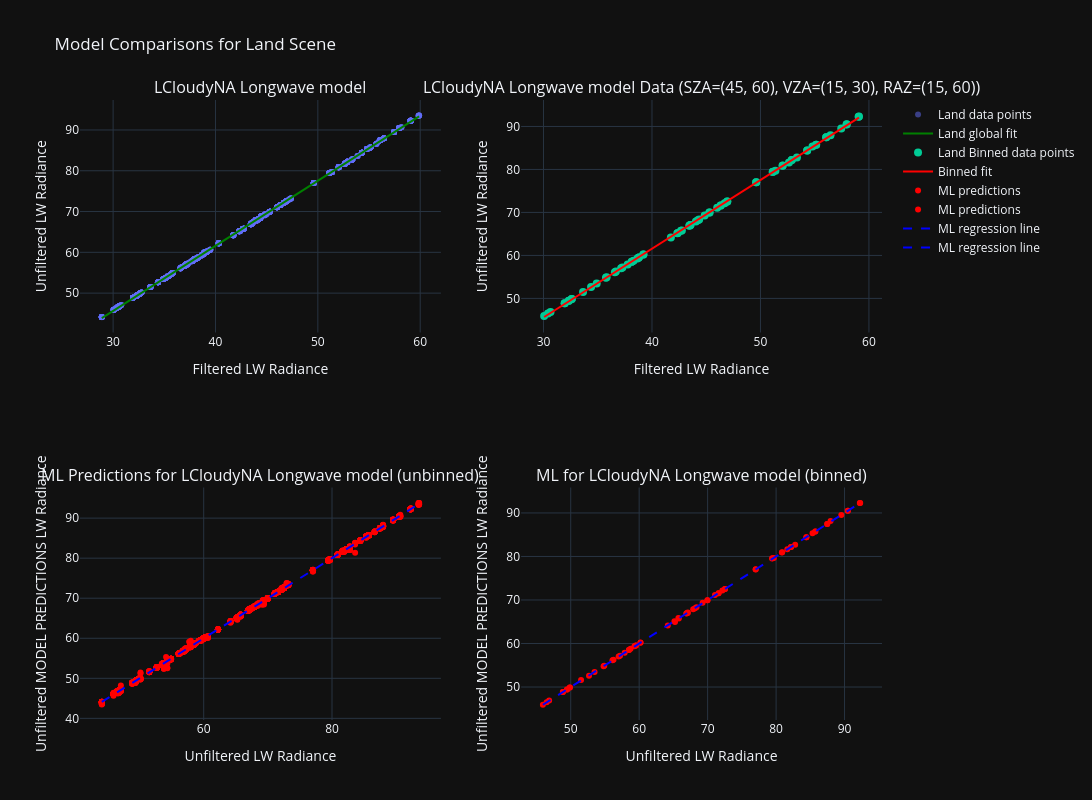

This figure's notebook cell:
### Code cell
compare_global_vs_bin_fit_interactive(
    land_cloudy,
    scene="Land",
    sza_range=(45,60),
    vza_range=(15,30),
    raz_range=(15,60),
    degree=1,
    ml_model=lw_bm_no_geos["Final_Model"],
    name="LCloudyNA Longwave model",
    ml_features=['Longwave Filtered Rads (Integrated)', 'M1', 'M2', 'M3', 'M4', 'I1', 'M5', 'DNB', 'M6', 'I2', 'M7', 'M8', 'M9', 'I3', 'M10', 'M11'],
    is_sw=False
)

### Figure 1 — Plotly figure (JSON) as saved in the notebook; plotly's stock layout.template omitted (floating-point values rounded to 4 significant figures; data arrays with more than 128 entries replaced by an {"elided": "..."} marker saying what was removed)
{"data": [{"hovertemplate": "Filtered: %{x:.2f}<br>Unfiltered: %{y:.2f}", "marker": {"opacity": 0.5, "size": 6}, "mode": "markers", "name": "Land data points", "x": {"elided": "2520 float values"}, "y": {"elided": "2520 float values"}, "type": "scatter", "xaxis": "x", "yaxis": "y"}, {"line": {"color": "green", "width": 2}, "mode": "lines", "name": "Land global fit", "x": {"elided": "2520 float values"}, "y": {"elided": "2520 float values"}, "type": "scatter", "xaxis": "x", "yaxis": "y"}, {"hovertemplate": "Filtered: %{x:.2f}<br>Unfiltered: %{y:.2f}", "marker": {"size": 8}, "mode": "markers", "name": "Land Binned data points", "x": [44.35, 39.21, 59.08, 55.14, 44.23, 39.21, 59.05, 55.14, 43.45, 38.66, 57.45, 53.36, 37.27, 32.6, 52.06, 46.94, 37.15, 32.6, 52.03, 46.94, 34.9, 30.64, 46.7, 44.05, 43.55, 38.79, 57.96, 54.31, 43.46, 38.79, 57.94, 54.31, 42.75, 38.3, 56.46, 52.63, 36.67, 32.34, 51.14, 46.34, 36.58, 32.34, 51.13, 46.34, 34.38, 30.41, 46.01, 43.54, 42.38, 38.14, 56.07, 52.89, 42.34, 38.13, 56.06, 52.89, 41.74, 37.76, 54.8, 51.38, 35.82, 31.95, 49.61, 45.3, 35.76, 31.95, 49.6, 45.3, 33.64, 30.06, 44.86, 42.67], "y": [68.37, 60.2, 92.29, 85.73, 68.16, 60.19, 92.23, 85.73, 66.89, 59.3, 89.53, 82.79, 57.2, 49.87, 80.89, 72.54, 57.0, 49.87, 80.85, 72.54, 53.48, 46.84, 72.16, 67.89, 67.09, 59.54, 90.5, 84.43, 66.94, 59.54, 90.47, 84.43, 65.79, 58.74, 87.96, 81.64, 56.25, 49.46, 79.45, 71.6, 56.1, 49.46, 79.42, 71.6, 52.67, 46.48, 71.08, 67.1, 65.24, 58.51, 87.48, 82.18, 65.16, 58.51, 87.47, 82.18, 64.18, 57.89, 85.32, 79.67, 54.9, 48.86, 77.03, 69.98, 54.8, 48.86, 77.01, 69.98, 51.51, 45.94, 69.27, 65.73], "type": "scatter", "xaxis": "x2", "yaxis": "y2"}, {"line": {"color": "red", "width": 2}, "mode": "lines", "name": "Binned fit", "x": [30.06, 30.41, 30.64, 31.95, 31.95, 32.34, 32.34, 32.6, 32.6, 33.64, 34.38, 34.9, 35.76, 35.82, 36.58, 36.67, 37.15, 37.27, 37.76, 38.13, 38.14, 38.3, 38.66, 38.79, 38.79, 39.21, 39.21, 41.74, 42.34, 42.38, 42.67, 42.75, 43.45, 43.46, 43.54, 43.55, 44.05, 44.23, 44.35, 44.86, 45.3, 45.3, 46.01, 46.34, 46.34, 46.7, 46.94, 46.94, 49.6, 49.61, 51.13, 51.14, 51.38, 52.03, 52.06, 52.63, 52.89, 52.89, 53.36, 54.31, 54.31, 54.8, 55.14, 55.14, 56.06, 56.07, 56.46, 57.45, 57.94, 57.96, 59.05, 59.08], "y": [45.67, 46.23, 46.6, 48.7, 48.7, 49.32, 49.32, 49.74, 49.74, 51.4, 52.58, 53.41, 54.78, 54.87, 56.1, 56.24, 57.01, 57.21, 57.98, 58.58, 58.58, 58.85, 59.42, 59.63, 59.63, 60.3, 60.3, 64.35, 65.3, 65.38, 65.83, 65.97, 67.08, 67.1, 67.23, 67.24, 68.04, 68.32, 68.52, 69.33, 70.04, 70.04, 71.17, 71.7, 71.7, 72.27, 72.66, 72.66, 76.92, 76.93, 79.35, 79.38, 79.76, 80.8, 80.85, 81.76, 82.17, 82.17, 82.93, 84.44, 84.44, 85.22, 85.77, 85.77, 87.24, 87.25, 87.88, 89.46, 90.25, 90.28, 92.02, 92.07], "type": "scatter", "xaxis": "x2", "yaxis": "y2"}, {"hovertemplate": "Unfiltered: %{x:.2f}<br>Predicted: %{y:.2f}", "marker": {"color": "red", "size": 6}, "mode": "markers", "name": "ML predictions", "x": {"elided": "2520 float values"}, "y": {"elided": "2520 float values"}, "type": "scatter", "xaxis": "x3", "yaxis": "y3"}, {"hovertemplate": "Unfiltered: %{x:.2f}<br>Predicted: %{y:.2f}", "marker": {"color": "red", "size": 6}, "mode": "markers", "name": "ML predictions", "x": [68.37, 60.2, 92.29, 85.73, 68.16, 60.19, 92.23, 85.73, 66.89, 59.3, 89.53, 82.79, 57.2, 49.87, 80.89, 72.54, 57.0, 49.87, 80.85, 72.54, 53.48, 46.84, 72.16, 67.89, 67.09, 59.54, 90.5, 84.43, 66.94, 59.54, 90.47, 84.43, 65.79, 58.74, 87.96, 81.64, 56.25, 49.46, 79.45, 71.6, 56.1, 49.46, 79.42, 71.6, 52.67, 46.48, 71.08, 67.1, 65.24, 58.51, 87.48, 82.18, 65.16, 58.51, 87.47, 82.18, 64.18, 57.89, 85.32, 79.67, 54.9, 48.86, 77.03, 69.98, 54.8, 48.86, 77.01, 69.98, 51.51, 45.94, 69.27, 65.73], "y": [68.32, 60.23, 92.31, 85.73, 68.11, 60.19, 92.26, 85.73, 66.91, 59.38, 89.5, 82.7, 57.16, 49.88, 80.98, 72.54, 57.01, 49.88, 80.93, 72.54, 53.45, 46.88, 72.15, 67.85, 67.01, 59.55, 90.51, 84.39, 66.97, 59.53, 90.48, 84.39, 65.74, 58.79, 88.15, 81.67, 56.26, 49.44, 79.57, 71.56, 56.13, 49.44, 79.51, 71.56, 52.59, 46.49, 71.17, 67.14, 64.94, 58.51, 87.47, 82.16, 65.1, 58.51, 87.45, 82.16, 64.16, 57.9, 85.34, 79.67, 54.9, 48.85, 77.06, 69.96, 54.76, 48.84, 77.01, 69.96, 51.62, 45.96, 69.35, 65.86], "type": "scatter", "xaxis": "x4", "yaxis": "y4"}, {"line": {"color": "blue", "dash": "dash", "width": 2}, "mode": "lines", "name": "ML regression line", "x": {"elided": "2520 float values"}, "y": {"elided": "2520 float values"}, "type": "scatter", "xaxis": "x3", "yaxis": "y3"}, {"line": {"color": "blue", "dash": "dash", "width": 2}, "mode": "lines", "name": "ML regression line", "x": [45.94, 46.48, 46.84, 48.86, 48.86, 49.46, 49.46, 49.87, 49.87, 51.51, 52.67, 53.48, 54.8, 54.9, 56.1, 56.25, 57.0, 57.2, 57.89, 58.51, 58.51, 58.74, 59.3, 59.54, 59.54, 60.19, 60.2, 64.18, 65.16, 65.24, 65.73, 65.79, 66.89, 66.94, 67.09, 67.1, 67.89, 68.16, 68.37, 69.27, 69.98, 69.98, 71.08, 71.6, 71.6, 72.16, 72.54, 72.54, 77.01, 77.03, 79.42, 79.45, 79.67, 80.85, 80.89, 81.64, 82.18, 82.18, 82.79, 84.43, 84.43, 85.32, 85.73, 85.73, 87.47, 87.48, 87.96, 89.53, 90.47, 90.5, 92.23, 92.29], "y": [45.93, 46.47, 46.84, 48.85, 48.85, 49.46, 49.46, 49.87, 49.87, 51.51, 52.67, 53.48, 54.8, 54.9, 56.1, 56.25, 57.0, 57.2, 57.88, 58.5, 58.51, 58.74, 59.3, 59.53, 59.54, 60.19, 60.2, 64.18, 65.16, 65.24, 65.73, 65.79, 66.89, 66.95, 67.09, 67.1, 67.89, 68.16, 68.37, 69.27, 69.98, 69.98, 71.08, 71.6, 71.6, 72.16, 72.54, 72.54, 77.02, 77.03, 79.43, 79.46, 79.68, 80.86, 80.9, 81.65, 82.19, 82.19, 82.8, 84.44, 84.44, 85.33, 85.74, 85.74, 87.48, 87.49, 87.97, 89.54, 90.48, 90.51, 92.25, 92.3], "type": "scatter", "xaxis": "x4", "yaxis": "y4"}], "layout": {"xaxis": {"anchor": "y", "domain": [0.0, 0.45], "title": {"text": "Filtered LW Radiance"}}, "yaxis": {"anchor": "x", "domain": [0.625, 1.0], "title": {"text": "Unfiltered LW Radiance"}}, "xaxis2": {"anchor": "y2", "domain": [0.55, 1.0], "title": {"text": "Filtered LW Radiance"}}, "yaxis2": {"anchor": "x2", "domain": [0.625, 1.0], "title": {"text": "Unfiltered LW Radiance"}}, "xaxis3": {"anchor": "y3", "domain": [0.0, 0.45], "title": {"text": "Unfiltered LW Radiance"}}, "yaxis3": {"anchor": "x3", "domain": [0.0, 0.375], "title": {"text": "Unfiltered MODEL PREDICTIONS LW Radiance"}}, "xaxis4": {"anchor": "y4", "domain": [0.55, 1.0], "title": {"text": "Unfiltered LW Radiance"}}, "yaxis4": {"anchor": "x4", "domain": [0.0, 0.375], "title": {"text": "Unfiltered MODEL PREDICTIONS LW Radiance"}}, "annotations": [{"font": {"size": 16}, "showarrow": false, "text": "LCloudyNA Longwave model", "x": 0.225, "xanchor": "center", "xref": "paper", "y": 1.0, "yanchor": "bottom", "yref": "paper"}, {"font": {"size": 16}, "showarrow": false, "text": "LCloudyNA Longwave model Data (SZA=(45, 60), VZA=(15, 30), RAZ=(15, 60))", "x": 0.775, "xanchor": "center", "xref": "paper", "y": 1.0, "yanchor": "bottom", "yref": "paper"}, {"font": {"size": 16}, "showarrow": false, "text": "ML Predictions for LCloudyNA Longwave model (unbinned)", "x": 0.225, "xanchor": "center", "xref": "paper", "y": 0.375, "yanchor": "bottom", "yref": "paper"}, {"font": {"size": 16}, "showarrow": false, "text": "ML for LCloudyNA Longwave model (binned)", "x": 0.775, "xanchor": "center", "xref": "paper", "y": 0.375, "yanchor": "bottom", "yref": "paper"}], "title": {"text": "Model Comparisons for Land Scene"}, "height": 800, "width": 1200, "showlegend": true}}
